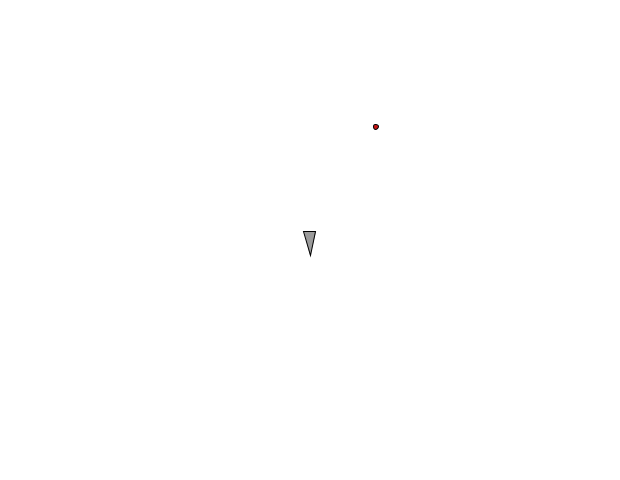
Frame 1 (no input)
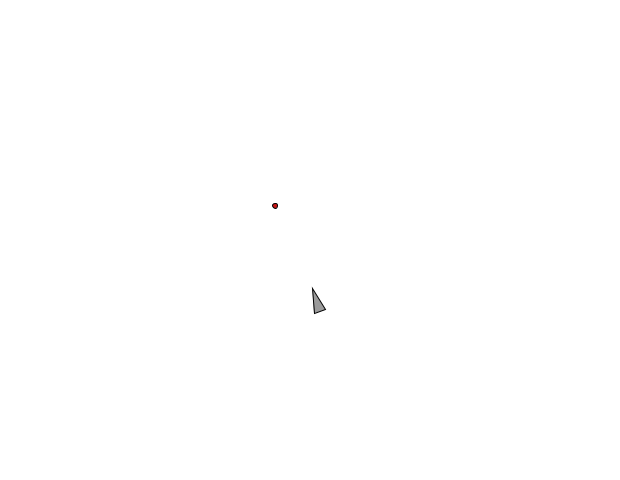
Frame 60 (the mouse pressed at the canvas centre just before this capture)
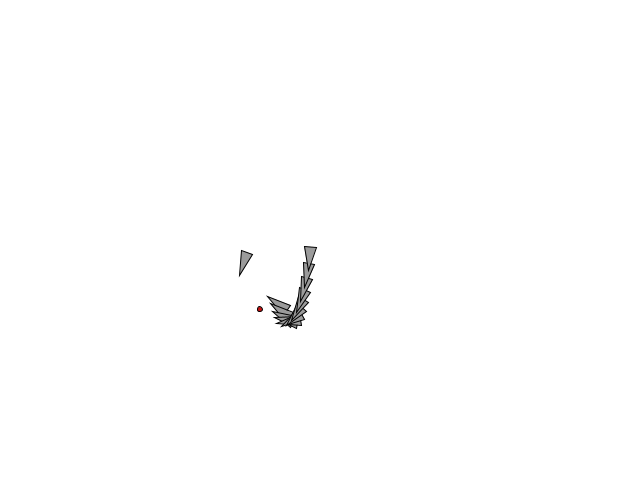
Frame 120 (the mouse held since frame 60 and released just before this capture)

The Processing sketch that drew these frames (run headless with seeded random() and noise(); from frame 60 on, the mouse is pressed at the canvas centre):

// Processing sketch: VII_3_Steering_Behavior_Pursuit
// ── VII_3_Steering_Behavior_Pursuit.pde
ArrayList<Vehicle> vehicles;
Vehicle target;
int i = 0;
float t1 = 0;
float t2 = 1000;

void setup() {
  size(620, 480);
  vehicles = new ArrayList<Vehicle>();
  target = new Vehicle(width/2, height/2);
  
}

void draw() {  
  background(255);
  float x = noise(t1);
  x = map(x, 0, 1, 0, width);
  
  float y = noise(t2);
  y = map(y, 0, 1, 0, height);
  
  t1 += 0.007;
  t2 += 0.007;
  
  println(x);
  
  fill(200, 20, 20);
  ellipse(x, y, 5, 5);
  
  if (mousePressed) {
    if(i%5 == 0)vehicles.add(new Vehicle(mouseX, mouseY));
    i++;
  }
  for(Vehicle v: vehicles) {
    v.pursue(target);
    v.update();
    v.display();
  }
  target.seek(new PVector(x, y));
  target.update();
  target.display();
}
// ── Vehicle.pde
class Vehicle {
  PVector pos;
  PVector vel;
  PVector acc;
  float r;
  float maxspeed;
  float maxforce;
  
  Vehicle(float x, float y) {
    pos = new PVector(x, y);
    vel = new PVector(0, 4);
    acc = new PVector(0, 0);
    r = 6;
    maxspeed = 4;
    maxforce = 0.1;
  }
  
  Vehicle(float x, float y, float vx, float vy) {
    pos = new PVector(x, y);
    vel = new PVector(vx, vy);
    acc = new PVector(0, 0);
    r = 6;
    maxspeed = 4;
    maxforce = 0.1;
  }
  
  void update() {
    vel = vel.add(acc);
    vel.limit(maxspeed);
    pos = pos.add(vel);
    acc.mult(0);
  }
  
  void seek(PVector target) {
    PVector desired = PVector.sub(target, pos);
    desired.normalize();
    desired.mult(maxspeed);
    if(dist(target.x, target.y, pos.x, pos.y) < 100) {
      desired.limit(dist(target.x, target.y, pos.x, pos.y)*maxspeed/100);
    }
    
    PVector steer = PVector.sub(desired, vel);
    steer.limit(maxforce);
    
    applyForce(steer);
  }
  
  void pursue(Vehicle target) {
    PVector desired = PVector.sub(PVector.add(target.pos, target.vel.copy().mult(10)), pos);
    desired.normalize();
    
    desired.mult(maxspeed);
    if(dist(target.pos.x, target.pos.y, pos.x, pos.y) < 100) {
      desired.limit(dist(target.pos.x, target.pos.y, pos.x, pos.y)*maxspeed/100);
    }
    
    PVector steer = PVector.sub(desired, vel);
    steer.limit(maxforce);
    
    applyForce(steer);
  }
  
  void applyForce(PVector force) {
    acc = acc.add(force);
  }
  
  void display() {
    float theta = vel.heading2D() + PI/2;
    fill(155);
    stroke(0);
    strokeWeight(1);
    pushMatrix();
    translate(pos.x, pos.y);
    rotate(theta);
    beginShape();
    vertex(0, -r*2);
    vertex(-r, r*2);
    vertex(r, r*2);
    endShape(CLOSE);
    popMatrix();
  }
}
